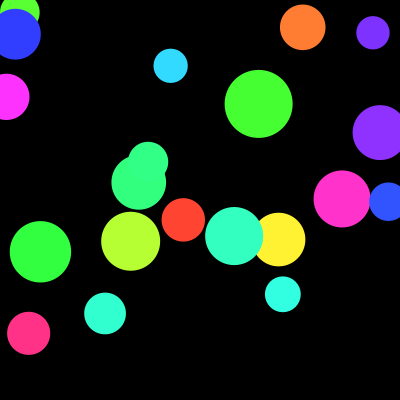
Frame 1 (no input)
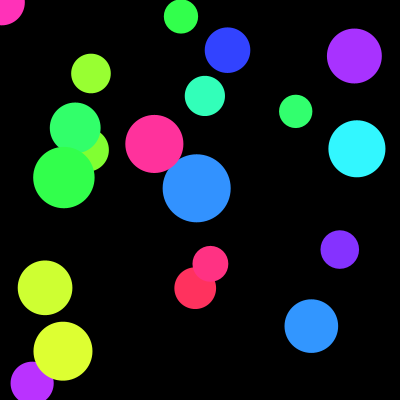
Frame 60 (the mouse pressed at the canvas centre just before this capture)
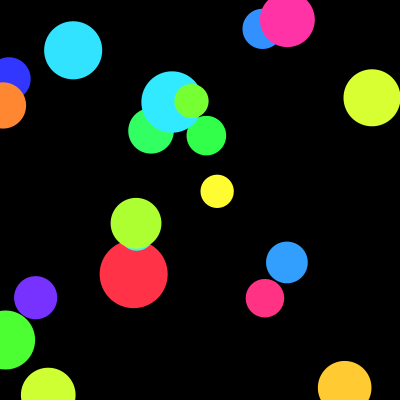
Frame 120 (the mouse held since frame 60 and released just before this capture)

The Processing sketch that drew these frames (run headless with seeded random() and noise(); from frame 60 on, the mouse is pressed at the canvas centre):

// Processing sketch: EJERCICIO_
// ── EJERCICIO_.pde

// definicion de variables y cantidad de circulos 
int numShapes = 20; 
float[] x = new float[numShapes];
float[] y = new float[numShapes];
float[] size = new float[numShapes];
float[] xSpeed = new float[numShapes];
float[] ySpeed = new float[numShapes];
color[] colors = new color[numShapes];

void setup() {
  size(400, 400);
  //Cambio de RGB A HSB para facilitar el cambio de color con la velocidad 
  colorMode(HSB, 360, 100, 100);
  for (int i = 0; i < numShapes; i++) {
    x[i] = random(width);
    y[i] = random(height);
    
    // Tamaño y velocidad  de los círculos 
    size[i] = random(30, 70); 
    xSpeed[i] = random(-2, 2);
    ySpeed[i] = random(-2, 2);
    // random (360) para un valor aleatorio en HUE 
    colors[i] = color(random(360), 80, 100);
  }
}

void draw() {
  background(0); // Fondo negro

  for (int i = 0; i < numShapes; i++) {
    fill(colors[i]);
    noStroke();
    ellipse(x[i], y[i], size[i], size[i]);

    x[i] += xSpeed[i];
    y[i] += ySpeed[i];

   
    //la velocidad de los círculos se ajusta al HUE 
    //El cambio de color es proporcional a la velocidad de los circulos 
    float speed = dist(0, 0, xSpeed[i], ySpeed[i]);
    float hueShift = map(speed, 0, 2, 0, 50);
    // Operador % permite que HUE se mantenga dentro del rango de 0 a 360 
    colors[i] = color((hue(colors[i]) + hueShift) % 360, 80, 100);

    // Rebote al contacto con los bordes
    if (x[i] < 0 || x[i] > width) xSpeed[i] *= -1;
    if (y[i] < 0 || y[i] > height) ySpeed[i] *= -1;
  }
}
